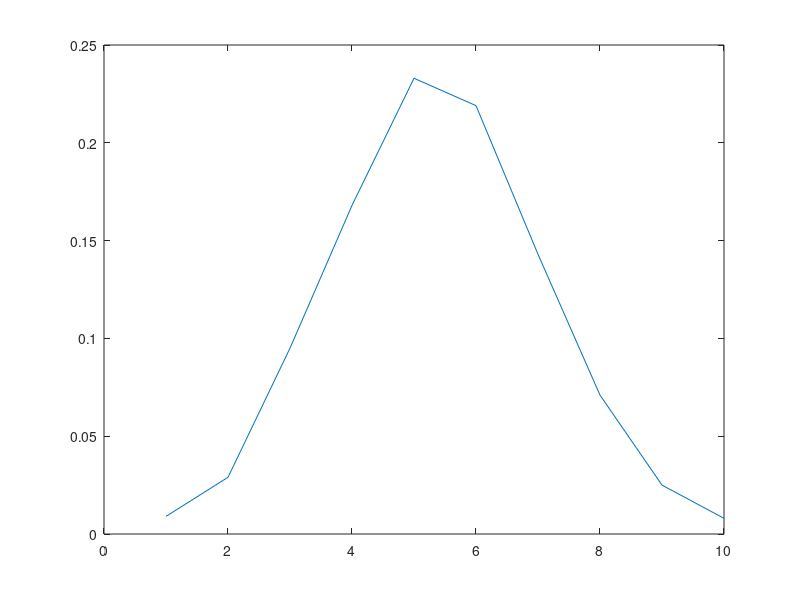

Write MATLAB code to recreate this figure.
a = 100;
% signal with standard deviation 100 and mean 1000
b = 1000;
y = a.*randn(1000,1) + b;
stats = [mean(y) std(y) var(y)]
hist(y,10);
pdf=hist(y,10)/1000;
% bar(y,pdf);
plot(pdf)
